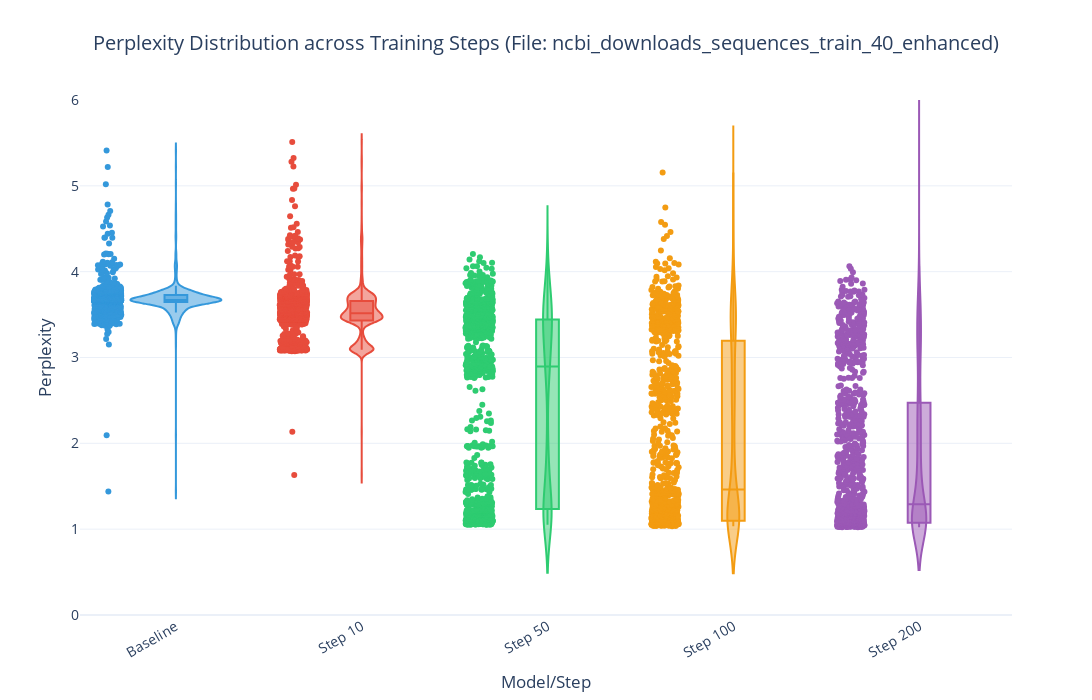

Source (notebook cell):
### Code cell
# Alternative version with statistics and multiple outputs
import pandas as pd
import plotly.express as px
import numpy as np
from pathlib import Path

# Define the directory containing CSV files
csv_dir = Path("ncbi_downloads_sequences_train_40")
list_name = "ncbi_downloads_sequences_train_40_enhanced"

# Define the CSV files to read with order for display
csv_files = [
    ("Baseline", "ppl_results_merged_nemo2_evo2_7b_8k.csv"),
    ("Step 10", "ppl_results_merged_epoch=0-step=9-consumed_samples=160.csv"),
    ("Step 50", "ppl_results_merged_epoch=0-step=49-consumed_samples=800.csv"),
    ("Step 100", "ppl_results_merged_epoch=0-step=99-consumed_samples=1600.csv"),
    ("Step 200", "ppl_results_merged_epoch=0-step=199-consumed_samples=3200.csv"),
    
]

# Read all CSV files and store data
perplexity_results = []
stats_summary = []

for trace_name, csv_file in csv_files:
    file_path = csv_dir / csv_file
    df = pd.read_csv(file_path)
    perplexity_values = df['perplexity'].values
    
    # Add all perplexity values with their trace name
    for ppl in perplexity_values:
        perplexity_results.append({
            'trace': trace_name,
            'perplexity': ppl
        })
    
    # Calculate statistics
    stats = {
        'Model': trace_name,
        'Count': len(perplexity_values),
        'Mean': np.mean(perplexity_values),
        'Median': np.median(perplexity_values),
        'Std': np.std(perplexity_values),
        'Min': np.min(perplexity_values),
        'Max': np.max(perplexity_values),
        'Q1': np.percentile(perplexity_values, 25),
        'Q3': np.percentile(perplexity_values, 75)
    }
    stats_summary.append(stats)
    
    print(f"Loaded {trace_name}: {len(df)} samples")
    print(f"  - Mean: {stats['Mean']:.4f}, Median: {stats['Median']:.4f}")
    print(f"  - Range: [{stats['Min']:.4f}, {stats['Max']:.4f}]")
    print()

# Convert to DataFrame for plotting
df_plot = pd.DataFrame(perplexity_results)

# Create violin plot using plotly express
fig = px.violin(
    df_plot,
    x="trace",
    y="perplexity",
    box=True,
    points="all",
    labels={"perplexity": "Perplexity", "trace": "Model/Step"},
    title=f"Perplexity Distribution across Training Steps (File: {list_name})",
    category_orders={"trace": [name for name, _ in csv_files]},  # Preserve order
    color="trace",  # Color by trace
    color_discrete_sequence=['#3498db', '#e74c3c', '#2ecc71', '#f39c12', '#9b59b6']
)

# Update layout
fig.update_layout(
    title_x=0.5,
    template="plotly_white",
    width=1200,
    height=700,
    font=dict(size=14),
    showlegend=False
)

# Set y-axis range with some padding for the data
y_min = 0.0
y_max = 6.0
fig.update_yaxes(range=[y_min, y_max])

# Update x-axis
fig.update_xaxes(tickangle=-30)

# Show the plot
fig.show()

# Save outputs
out_file_pdf = f"ppl_violin_plot_{list_name}.pdf"
out_file_html = f"ppl_violin_plot_{list_name}.html"

fig.write_image(out_file_pdf)
fig.write_html(out_file_html)

print(f"\nPlots saved as:")
print(f"  - {out_file_pdf}")
print(f"  - {out_file_html}")

# Display statistics summary
print("\n" + "="*80)
print("Statistical Summary:")
print("="*80)
stats_df = pd.DataFrame(stats_summary)
print(stats_df.to_string(index=False, float_format=lambda x: f'{x:.4f}'))

### Figure 1 — Plotly figure (JSON) as saved in the notebook; plotly's stock layout.template omitted (floating-point values rounded to 4 significant figures; data arrays with more than 128 entries replaced by an {"elided": "..."} marker saying what was removed)
{"data": [{"alignmentgroup": "True", "box": {"visible": true}, "hovertemplate": "Model/Step=%{x}<br>Perplexity=%{y}<extra></extra>", "legendgroup": "Baseline", "marker": {"color": "#3498db"}, "name": "Baseline", "offsetgroup": "Baseline", "orientation": "v", "points": "all", "scalegroup": "True", "showlegend": true, "type": "violin", "x": {"elided": "1074 str values"}, "x0": " ", "xaxis": "x", "y": {"elided": "1074 float values"}, "y0": " ", "yaxis": "y"}, {"alignmentgroup": "True", "box": {"visible": true}, "hovertemplate": "Model/Step=%{x}<br>Perplexity=%{y}<extra></extra>", "legendgroup": "Step 10", "marker": {"color": "#e74c3c"}, "name": "Step 10", "offsetgroup": "Step 10", "orientation": "v", "points": "all", "scalegroup": "True", "showlegend": true, "type": "violin", "x": {"elided": "1074 str values"}, "x0": " ", "xaxis": "x", "y": {"elided": "1074 float values"}, "y0": " ", "yaxis": "y"}, {"alignmentgroup": "True", "box": {"visible": true}, "hovertemplate": "Model/Step=%{x}<br>Perplexity=%{y}<extra></extra>", "legendgroup": "Step 50", "marker": {"color": "#2ecc71"}, "name": "Step 50", "offsetgroup": "Step 50", "orientation": "v", "points": "all", "scalegroup": "True", "showlegend": true, "type": "violin", "x": {"elided": "1074 str values"}, "x0": " ", "xaxis": "x", "y": {"elided": "1074 float values"}, "y0": " ", "yaxis": "y"}, {"alignmentgroup": "True", "box": {"visible": true}, "hovertemplate": "Model/Step=%{x}<br>Perplexity=%{y}<extra></extra>", "legendgroup": "Step 100", "marker": {"color": "#f39c12"}, "name": "Step 100", "offsetgroup": "Step 100", "orientation": "v", "points": "all", "scalegroup": "True", "showlegend": true, "type": "violin", "x": {"elided": "1074 str values"}, "x0": " ", "xaxis": "x", "y": {"elided": "1074 float values"}, "y0": " ", "yaxis": "y"}, {"alignmentgroup": "True", "box": {"visible": true}, "hovertemplate": "Model/Step=%{x}<br>Perplexity=%{y}<extra></extra>", "legendgroup": "Step 200", "marker": {"color": "#9b59b6"}, "name": "Step 200", "offsetgroup": "Step 200", "orientation": "v", "points": "all", "scalegroup": "True", "showlegend": true, "type": "violin", "x": {"elided": "1074 str values"}, "x0": " ", "xaxis": "x", "y": {"elided": "1074 float values"}, "y0": " ", "yaxis": "y"}], "layout": {"font": {"size": 14}, "height": 700, "legend": {"title": {"text": "Model/Step"}, "tracegroupgap": 0}, "showlegend": false, "title": {"text": "Perplexity Distribution across Training Steps (File: ncbi_downloads_sequences_train_40_enhanced)", "x": 0.5}, "violinmode": "overlay", "width": 1200, "xaxis": {"anchor": "y", "categoryarray": ["Baseline", "Step 10", "Step 50", "Step 100", "Step 200"], "categoryorder": "array", "domain": [0, 1], "tickangle": -30, "title": {"text": "Model/Step"}}, "yaxis": {"anchor": "x", "domain": [0, 1], "range": [0, 6], "title": {"text": "Perplexity"}}}}
